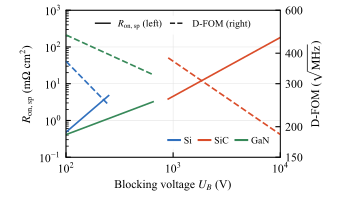

Python code for this plot:
"""Empirical fits: Azurza Anderson et al., OJPEL 1 (2020), 322-338.
DOI 10.1109/OJPEL.2020.3018220, Tables I-II, Eqs. (2), (5), (9).
kR produces mOhm mm^2; kC produces pF/mm^2; UB in volts.
Ranges follow the approximate device-survey coverage in Figs. 3 and 5.
"""
from pathlib import Path
import numpy as np
import matplotlib
matplotlib.use('Agg')
import matplotlib.pyplot as plt
from matplotlib.lines import Line2D
OUT=Path(__file__).resolve().parent
plt.rcParams.update({'font.family':'serif','font.serif':['Times New Roman'],'mathtext.fontset':'stix','font.size':8.5,'axes.linewidth':.5,'xtick.direction':'in','ytick.direction':'in','pdf.fonttype':42})
# name, color, kR, alphaR, kC, alphaC, minimum and maximum UB
PARAMETERS=[('Si','#3070be',4.8e-4,2.5,2.4e5,-1.6,100,250),('SiC','#da4d2a',7.2e-3,1.6,1.6e4,-1.0,900,10000),('GaN','#378959',.26,1.1,2.7e3,-.7,100,650)]
fig,ax=plt.subplots(figsize=(8.8/2.54,5.2/2.54));right=ax.twinx();handles=[]
for name,col,kr,ar,kc,ac,lo,hi in PARAMETERS:
 v=np.geomspace(lo,hi,200);ron=kr*v**ar;cap=kc*v**ac
 # Convert mOhm mm^2 to Ohm mm^2 and pF/mm^2 to F/mm^2.
 fom=1/np.sqrt(ron*1e-3*cap*1e-12)/1e3
 ax.loglog(v,ron/100,color=col,lw=1.2)
 right.loglog(v,fom,color=col,lw=1.2,ls='--')
 handles.append(Line2D([],[],color=col,lw=1.5,label=name))
ax.set(xlim=(100,10000),ylim=(.1,1000),yticks=[.1,1,10,100,1000]);right.set_ylim(150,600);right.set_yticks([150,200,300,400,600]);right.set_yticklabels(['150','200','300','400','600']);right.minorticks_off()
ax.grid(which='major',color='.88',lw=.35)
ax.set_ylabel(r'$R_{\mathrm{on,sp}}$ (m$\Omega$ cm$^2$)',labelpad=3)
right.set_ylabel(r'D-FOM ($\sqrt{\mathrm{MHz}}$)',labelpad=3)
ax.set_xlabel(r'Blocking voltage $U_B$ (V)',labelpad=3)
material_legend=ax.legend(handles=handles,loc='lower right',bbox_to_anchor=(.99,.02),ncol=3,frameon=True,facecolor='white',edgecolor='none',framealpha=.95,columnspacing=.7,handlelength=1.2,handletextpad=.4,fontsize=7)
ax.add_artist(material_legend)
ax.legend(handles=[Line2D([],[],color='black',lw=1,label=r'$R_{\mathrm{on,sp}}$ (left)'),Line2D([],[],color='black',lw=1,ls='--',label='D-FOM (right)')],loc='upper center',bbox_to_anchor=(.5,.995),ncol=2,frameon=True,facecolor='white',edgecolor='none',framealpha=.95,columnspacing=.8,handlelength=1.5,fontsize=7)
fig.subplots_adjust(left=.19,right=.81,bottom=.23,top=.95)
fig.savefig(OUT/'fig_intro_ronsp_trend.pdf');fig.savefig(OUT/'fig_intro_ronsp_trend_preview.png',dpi=300)
plt.close(fig)
